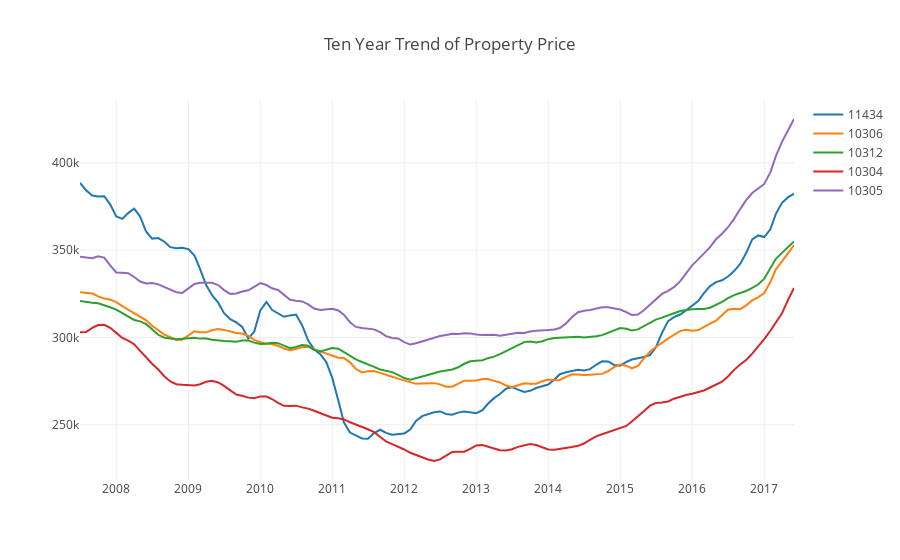

Notebook source saved alongside this figure:
### Markdown cell above
### 2.3 Ten Years Trend

### Code cell
config = {
    'x':zillow_clean_five.columns[3:],
    'y':zillow_clean_five.iloc[:,3:].values,
    'legends':zillow_clean_five.zipcode.values,
    'title':'Ten Year Trend of Property Price'
}
lib.plot_lines(config)
